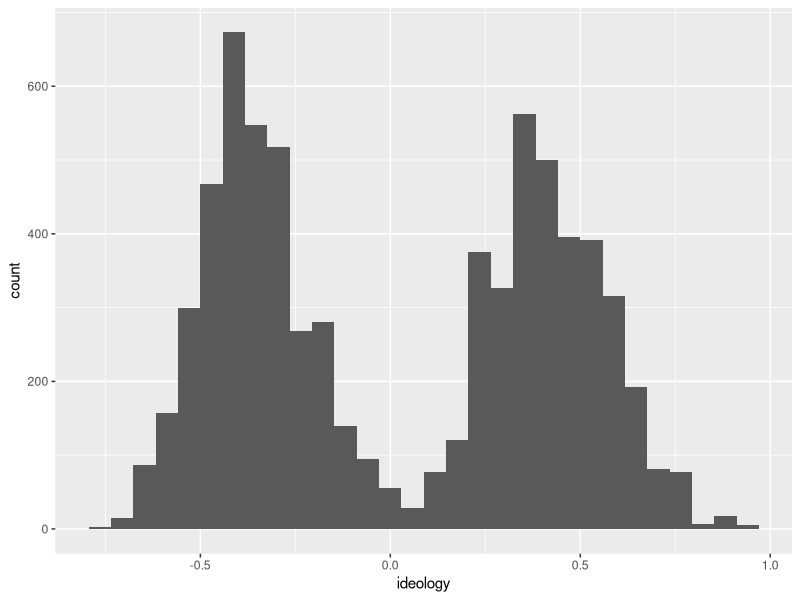
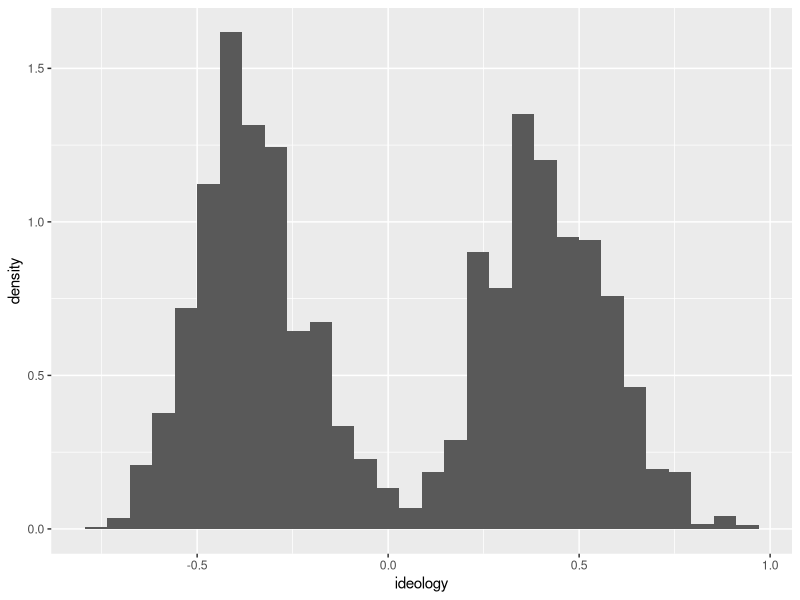
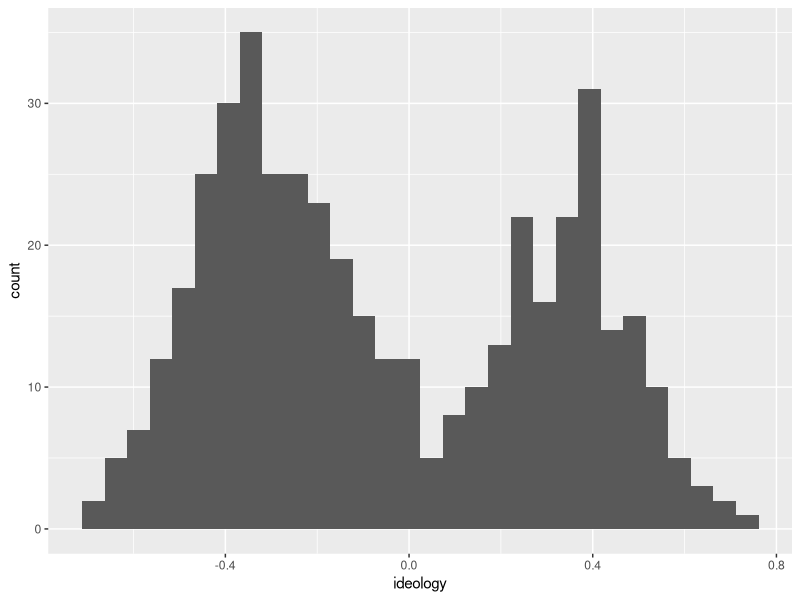
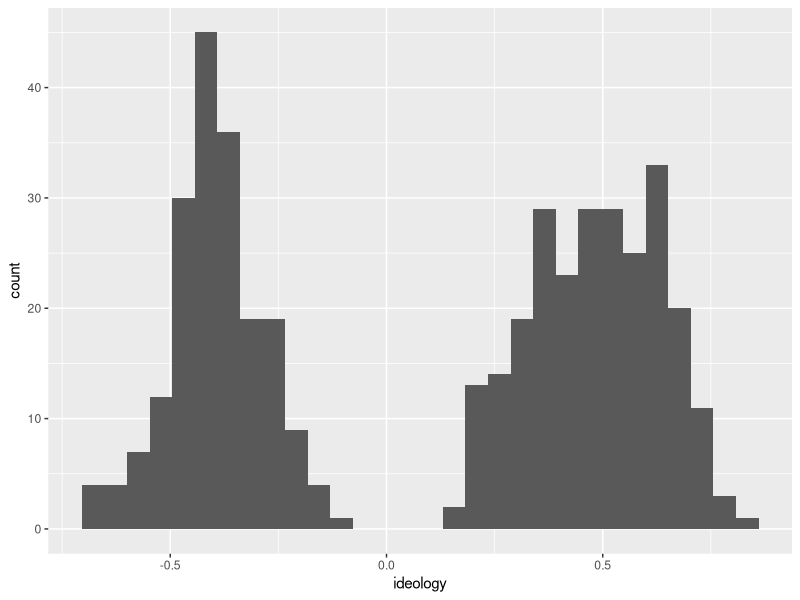
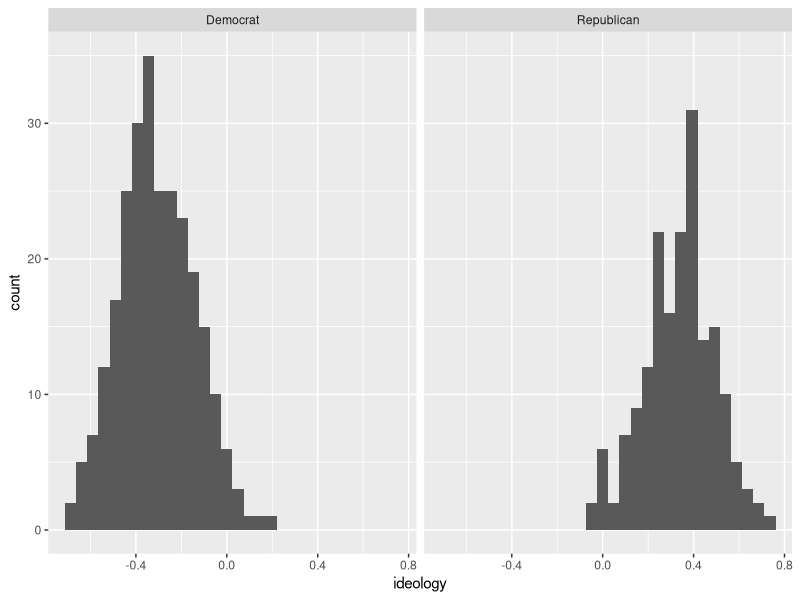
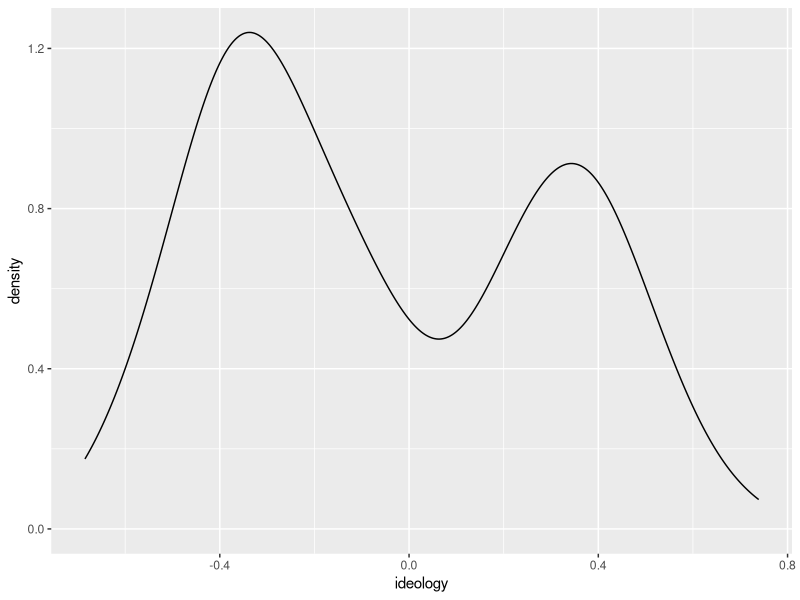
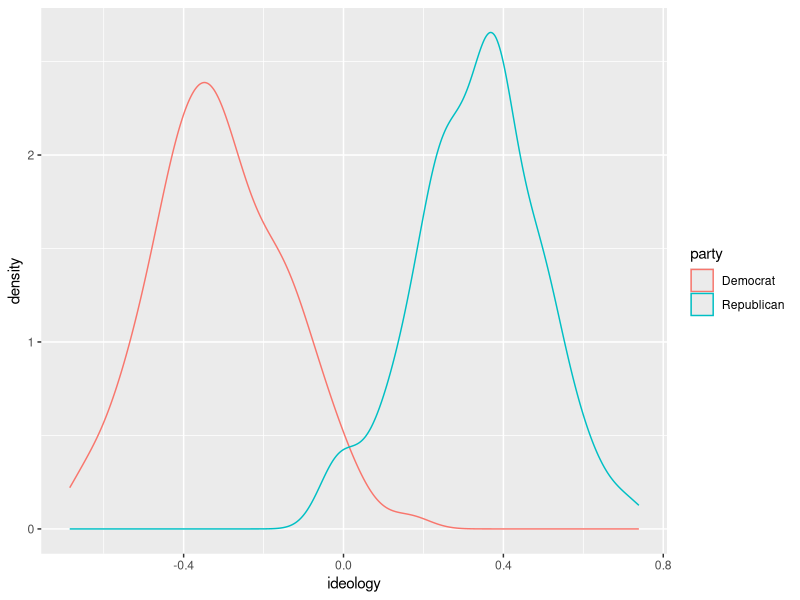
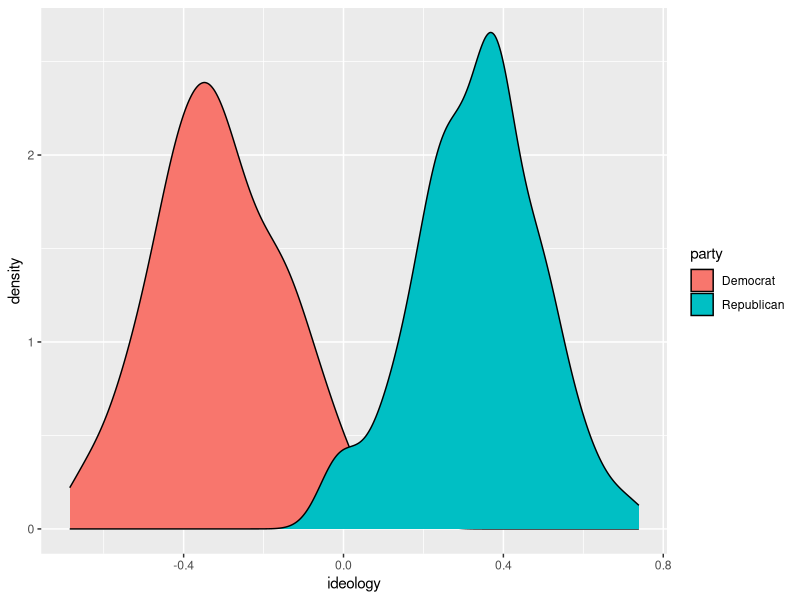

Source code (R) for these figures, in order:
## ---- chunk 1

# load packages
library(tidyverse)

# load data
nominate <- read_csv("data/nominate.csv")
# note: make sure the file 'nominate.csv' is in the 'data' subdirectory
## ---- chunk 2
# quick look at the data
glimpse(nominate)
## ---- chunk 3
# specify data and aesthetic, then add the geometry
ggplot(nominate, aes(x = ideology)) + geom_histogram()
## ---- chunk 4
# specify data and aesthetic, then add the geometry
ggplot(nominate, aes(x = ideology, y = ..density..)) + geom_histogram()
## ---- chunk 5
# filter the 100th congress
nominate100 <- filter(nominate, congress == 100)

# quick look
glimpse(nominate100)
## ---- chunk 6
# create histogram for 100th congress
ggplot(nominate100, aes(x = ideology)) + geom_histogram()
## ---- chunk 7
# subset data to only 114th congress
nominate114 <- filter(nominate, congress == 114)

# quick look
glimpse(nominate114)

# create histogram
ggplot(nominate114, aes(x = ideology)) + geom_histogram()
## ---- chunk 8
# build histogram
ggplot(nominate100, aes(x = ideology)) + 
  geom_histogram() + 
  facet_wrap(vars(party))
## ---- chunk 9
# create density plot
ggplot(nominate100, aes(x = ideology)) + 
  geom_density()
## ---- chunk 10
# build density plot
ggplot(nominate100, aes(x = ideology, color = party)) + 
  geom_density()
## ---- chunk 11
# build density plot
ggplot(nominate100, aes(x = ideology, fill = party)) + 
  geom_density()
## ---- chunk 12
# build density plot
ggplot(nominate100, aes(x = ideology, fill = party)) + 
  geom_density(alpha = 0.5)
## ---- chunk 13
# build density plot
ggplot(nominate, aes(x = ideology, fill = party)) + 
  geom_density(alpha = 0.5) + 
  labs(x = "Ideology Score",
       y = "Density",
       fill = "Party",
       title = "A Density Plot of Ideology Scores for the 100th Congress",
       subtitle = "There Are Few Moderates in Congress",
       caption = "Data Source: DW-NOMINATE from voteview.com")
## ---- chunk 14
# build density plot
ggplot(nominate100, aes(x = ideology, fill = party)) + 
  geom_density(alpha = 0.5) + 
  theme_bw()
## ---- chunk 15
# load packages
library(ggthemes)  # for additional themes and even more fun!

# build density plot
ggplot(nominate100, aes(x = ideology, fill = party)) + 
  geom_density(alpha = 0.5) + 
  theme_excel()
## ---- chunk 16
# build density plot
ggplot(nominate, aes(x = ideology, fill = party)) + 
  geom_density(alpha = 0.5) + 
  facet_wrap(vars(congress)) + 
  labs(x = "Ideology Score",
       y = "Density",
       fill = "Party",
       title = "A Density Plot of Ideology Scores for the 100th Congress",
       subtitle = "There Are Few Moderates in Congress",
       caption = "Data Source: DW-NOMINATE from voteview.com") + 
  theme_bw()
